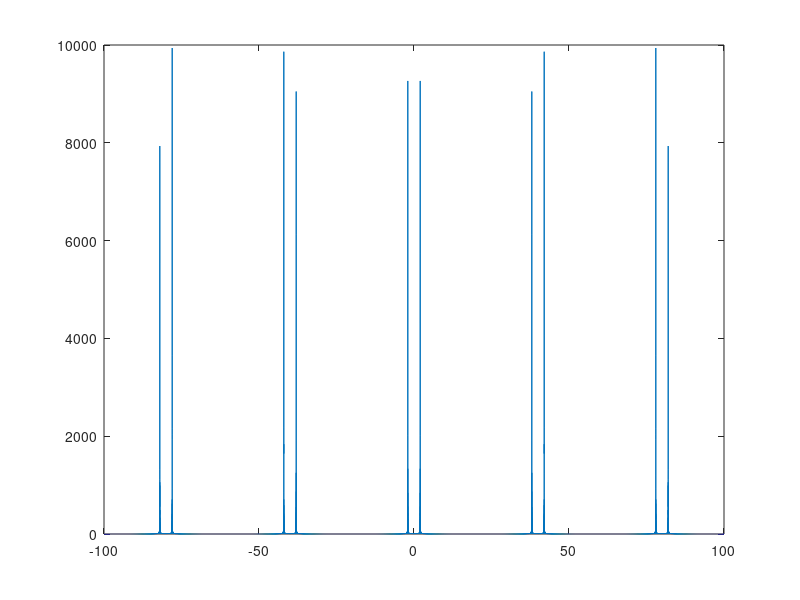

This chart was generated by the following MATLAB code:
clc;
clear all;

t2=0:.001:100;
org=sin(2*pi*10*t2);
n=5;
sampled=0;
for i=1:length(org)
    if(rem(i,n)==0)
        sampled(i)=org(i);
    else
        sampled(i)=0;
    end
end

[n wn]=buttord(.13,.7,0.1,100);
[b a]=butter(n,wn);
recon=filter(b,a,sampled);
% subplot(311)
% plot(t2,org);
% subplot(312)
% stem(t2,sampled);
% 
% subplot(313)
% plot(t2,recon);
% axis([0 1 -1 1])
% fftorg=fft(org,2^(nextpow2(length(org))))
% fftorg=fftshift(abs(fftorg));
% 
% m=2^nextpow2(length(org));
% g=-m/2:(m/2-1);
% g=(1000/m).*g;
% plot(g,fftorg);

fftsampled=fftshift(abs(fft(sampled,2^(nextpow2(length(sampled))))));
m=2^nextpow2(length(sampled));
g=-m/2:(m/2-1);
g=(200/m).*g;
plot(g,fftsampled);